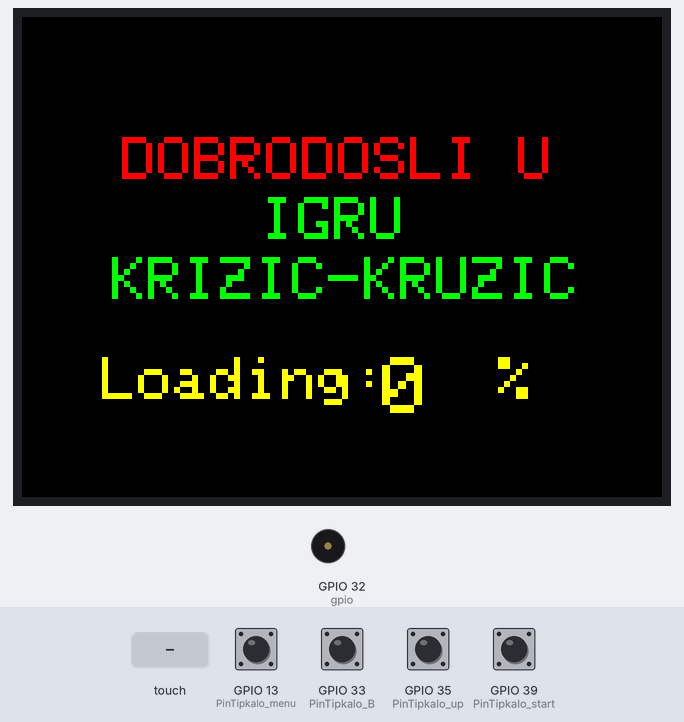
This sketch was run on a simulated ESP32. On the bench: 320×240 colour display, buzzer (waves = sounding). The inputs (shaded band) are chosen by the test bench; at power-on: GPIO 13 (PinTipkalo_menu), GPIO 33 (PinTipkalo_B), GPIO 35 (PinTipkalo_up), GPIO 39 (PinTipkalo_start) HIGH.

Above: at 0.45 s.
At 1.4 s:
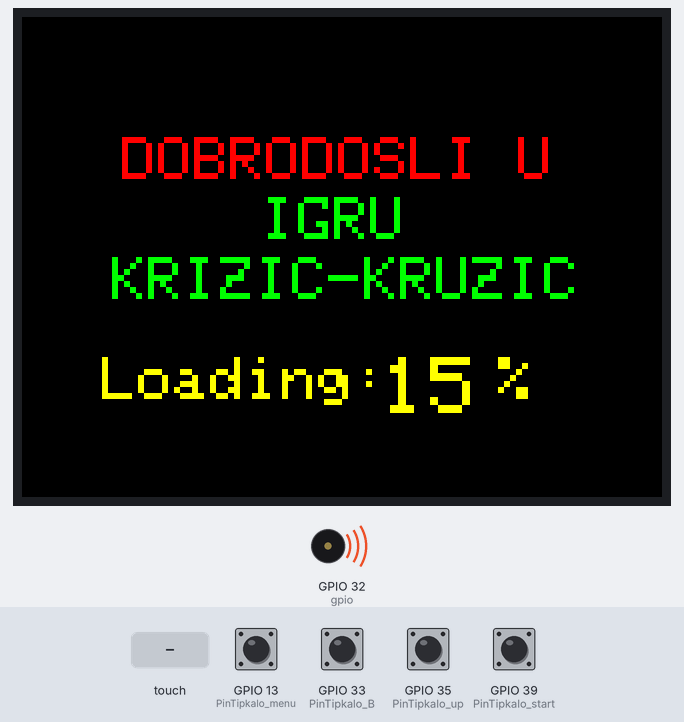
1.5 s: touch panel pressed at 13 % / 10 % of its raw x / y range
4.5 s: GPIO 33 (PinTipkalo_B) pulled LOW for 3.2 s
At 8.3 s:
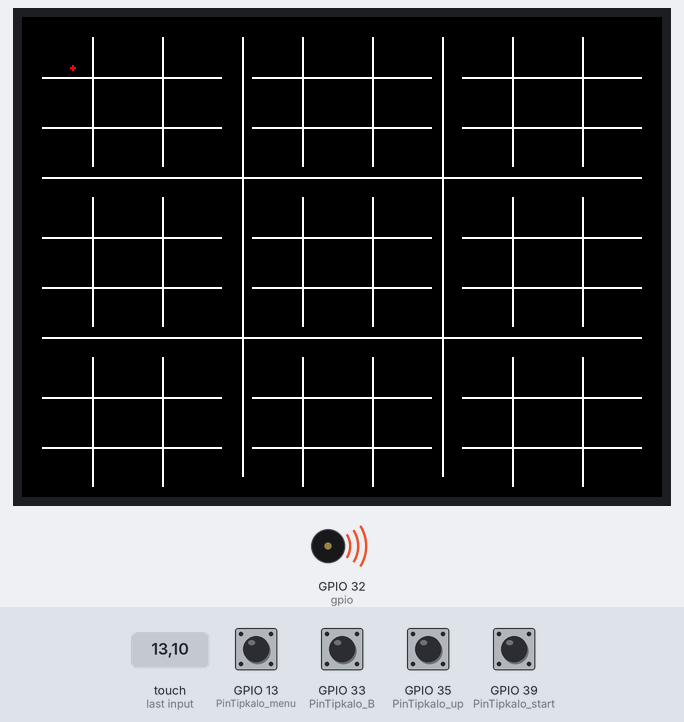
9.2 s: GPIO 39 (PinTipkalo_start) pulled LOW for 0.15 s
10.8 s: touch panel pressed at 38 % / 10 % of its raw x / y range
12.3 s: GPIO 39 (PinTipkalo_start) pulled LOW for 1 s
Timing chart, 0 to 15.3 s (numbered marks = the images above; inputs shaded):
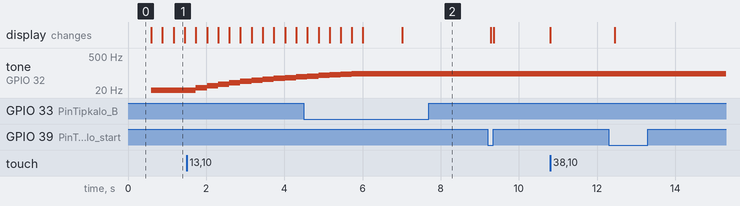

The sketch:

VIDI-X-code__7_.ino
```cpp
#include <Adafruit_ILI9341.h>
#include <Adafruit_GFX.h>
#include <SPI.h>
#include <XPT2046_Touchscreen.h>

//int lista[100000000];

int gpio = 32;
int _freq = 250;
int _channel = 0;
int _resolution = 8;
int brojac=0;
int pritisnut;
int i=0;
int pamti=0;

int PinTipkalo_A = 32;
int PinTipkalo_B = 33;
int PinTipkalo_start=39;
int PinTipkalo_up=35;
int PinTipkalo_menu=13;

int min_x = 370; // minimalne i maksimalne vrijednosti koordinata dodira
int min_y = 210;
int max_x = 3900;
int max_y = 3800;

int x_piksel, y_piksel;
uint16_t boja;
// ILI9341 TFT LCD deklaracija spajanja zaslona
#define TFT_CS   5
#define TFT_DC  21
#define TS_CS   4

// Stvori objekt zaslona koji zovemo TFT
Adafruit_ILI9341 TFT = Adafruit_ILI9341(TFT_CS, TFT_DC);

XPT2046_Touchscreen ts(TS_CS);
// varijable za dimenzije zaslona
int myWidth;
int myHeight;
void prazni(){
  TFT.fillScreen(ILI9341_BLACK);
  TFT.setRotation(3);

  TFT.drawFastVLine(210, 10, 220, ILI9341_WHITE);
  TFT.drawFastVLine(110, 10, 220, ILI9341_WHITE);
  TFT.drawFastHLine(10, 160, 300, ILI9341_WHITE);
  TFT.drawFastHLine(10, 80, 300, ILI9341_WHITE);

  TFT.drawFastHLine(10, 30, 90, ILI9341_WHITE);
  TFT.drawFastHLine(10, 55, 90, ILI9341_WHITE);    //skroz gore lijevo
  TFT.drawFastVLine(35, 10, 65, ILI9341_WHITE);
  TFT.drawFastVLine(70, 10, 65, ILI9341_WHITE);

  TFT.drawFastHLine(10, 110, 90, ILI9341_WHITE);
  TFT.drawFastHLine(10, 135, 90, ILI9341_WHITE); //skroz lijevo sredina
  TFT.drawFastVLine(35, 90, 65, ILI9341_WHITE);
  TFT.drawFastVLine(70, 90, 65, ILI9341_WHITE);

  TFT.drawFastHLine(10, 190, 90, ILI9341_WHITE);
  TFT.drawFastHLine(10, 215, 90, ILI9341_WHITE); //skroz dole lijevo
  TFT.drawFastVLine(35, 170, 65, ILI9341_WHITE);
  TFT.drawFastVLine(70, 170, 65, ILI9341_WHITE);

  TFT.drawFastHLine(115, 30, 90, ILI9341_WHITE); //skroz gore sredina
  TFT.drawFastHLine(115, 55, 90, ILI9341_WHITE);
  TFT.drawFastVLine(140, 10, 65, ILI9341_WHITE);
  TFT.drawFastVLine(175, 10, 65, ILI9341_WHITE);

  TFT.drawFastHLine(115, 110, 90, ILI9341_WHITE); //sredina
  TFT.drawFastHLine(115, 135, 90, ILI9341_WHITE);
  TFT.drawFastVLine(140, 90, 65, ILI9341_WHITE);
  TFT.drawFastVLine(175, 90, 65, ILI9341_WHITE);

  TFT.drawFastHLine(115, 190, 90, ILI9341_WHITE); //skroz dole sredina
  TFT.drawFastHLine(115, 215, 90, ILI9341_WHITE);
  TFT.drawFastVLine(140, 170, 65, ILI9341_WHITE);
  TFT.drawFastVLine(175, 170, 65, ILI9341_WHITE);

  TFT.drawFastHLine(220, 30, 90, ILI9341_WHITE);
  TFT.drawFastHLine(220, 55, 90, ILI9341_WHITE); //skroz gore desno
  TFT.drawFastVLine(245, 10, 65, ILI9341_WHITE);
  TFT.drawFastVLine(280, 10, 65, ILI9341_WHITE);


  TFT.drawFastHLine(220, 110, 90, ILI9341_WHITE); //skroz desno sredina
  TFT.drawFastHLine(220, 135, 90, ILI9341_WHITE);
  TFT.drawFastVLine(245, 90, 65, ILI9341_WHITE);
  TFT.drawFastVLine(280, 90, 65, ILI9341_WHITE);

  TFT.drawFastHLine(220, 190, 90, ILI9341_WHITE); // skroz dole desno
  TFT.drawFastHLine(220, 215, 90, ILI9341_WHITE);
  TFT.drawFastVLine(245, 170, 65, ILI9341_WHITE);
  TFT.drawFastVLine(280, 170, 65, ILI9341_WHITE);
  delay(1000);
}

void obican(){
  TFT.fillScreen(ILI9341_BLACK);
  TFT.setRotation(3);

  TFT.drawFastVLine(210, 10, 220, ILI9341_WHITE);
  TFT.drawFastVLine(110, 10, 220, ILI9341_WHITE);
  TFT.drawFastHLine(10, 160, 300, ILI9341_WHITE);
  TFT.drawFastHLine(10, 80, 300, ILI9341_WHITE);

  while (digitalRead(PinTipkalo_up) == LOW) {
      pritisnut = ts.touched();
      if (digitalRead(PinTipkalo_A) == LOW) {
          boja = ILI9341_BLUE;
      }
      if (digitalRead(PinTipkalo_B) == LOW) {
          boja = ILI9341_RED;

      }
      //pritisnut = ts.touched();

      if (pritisnut) {
          TS_Point p = ts.getPoint(); // ocitavanje gdje je ekran pritisnut
          x_piksel = map(p.x, min_x, max_x, 0, 319); // pretvaranje ocitanja u piksele
          y_piksel = map(p.y, min_y, max_y, 0, 239);
          TFT.fillCircle(x_piksel, y_piksel, 1, boja);
      }
      if (digitalRead(PinTipkalo_menu) == LOW){
        exit(0);
    }
  }
  prazni();
}

void ekran() {
  //Serial.println(_freq);
  TFT.fillScreen(ILI9341_BLACK); // obojaj zaslon u crno
  TFT.setTextColor(ILI9341_RED);
  TFT.setTextSize(3);
  TFT.setCursor(50, 60);
  TFT.print("DOBRODOSLI U");
  TFT.setCursor(120, 90);
  TFT.setTextColor(ILI9341_GREEN);
  TFT.println("IGRU");
  TFT.setCursor(45, 120);
  TFT.println("KRIZIC-KRUZIC");
  TFT.setTextColor(ILI9341_YELLOW);
  TFT.setCursor(40, 170);
  TFT.print("Loading:   %");
  TFT.setTextSize(4);
  TFT.setCursor(180, 170);
  TFT.print(_freq);
}
 // if (brojac!=95){
  //TFT.print(_freq);
 // }
 // else {
 //     exit(0);

 // }
//}

void setup() {
  Serial.begin(115200);
  pinMode(PinTipkalo_A, INPUT_PULLUP);
  pinMode(PinTipkalo_B, INPUT_PULLUP);
  pinMode(PinTipkalo_start, INPUT_PULLUP);
  pinMode(PinTipkalo_up, INPUT_PULLUP);
  pinMode(PinTipkalo_menu, INPUT_PULLUP);
  ledcSetup(_channel, _freq, _resolution);
  ledcAttachPin(gpio, _channel);
  TFT.begin();  // inicijalizacuija zaslona
  TFT.fillScreen(ILI9341_BLACK);
  TFT.setRotation(3);            // postavi orijentaciju
  TFT.setTextSize(3);
  myWidth  = TFT.width() ;       // ekran je širok
  myHeight = TFT.height();
  ts.begin();
  ts.setRotation(1);
}

void loop(){

    if (brojac==95){
        exit(0);
    }
    else{
        for (_freq = 0; _freq < 100; _freq = _freq + 5) {
            ekran();
            //TFT.setTextSize(4);
            //TFT.setCursor(180, 170);
            //TFT.print(_freq);
            ledcWriteTone(_channel, _freq);
            delay(200);
            brojac=brojac+5;

    }
  }
  prazni();
  //TFT.fillScreen(ILI9341_ORANGE);
  //delay(2000);

  while (i < 1) {
      pritisnut = ts.touched();
      if (digitalRead(PinTipkalo_A) == LOW) {
          boja = ILI9341_BLUE;
      }
      if (digitalRead(PinTipkalo_B) == LOW) {
          boja = ILI9341_RED;

      }
      //pritisnut = ts.touched();

      if (pritisnut) {
          TS_Point p = ts.getPoint(); // ocitavanje gdje je ekran pritisnut
          x_piksel = map(p.x, min_x, max_x, 0, 319); // pretvaranje ocitanja u piksele
          y_piksel = map(p.y, min_y, max_y, 0, 239);
          TFT.fillCircle(x_piksel, y_piksel, 1, boja);
      }
     // delay(100000);
    if (digitalRead(PinTipkalo_start) == LOW){
        obican();
    }
    if (digitalRead(PinTipkalo_menu) == LOW){
        exit(0);
    }
  }
}


 // TFT.drawFastHLine(10, 155, 90, ILI9341_WHITE);


  //delay(100000);

//void next(){
//    TFT.fillScreen(ILI9341_BLACK);
//    tft.drawFastVLine(190, 10, 80, ILI9341_YELLOW);
//    tft.drawFastVLine(100, 10, 80, ILI9341_YELLOW);
//    delay(100000);

//}
```

Measured:
- after the input at 4.5 s, the display: first differs from a run without the input after 2.5 s (image 2)
- by itself, tone on GPIO 32 (gpio): plays 75 Hz for 0.29 s, 80 Hz for 0.29 s, 85 Hz for 0.29 s, 90 Hz for 0.29 s, 95 Hz for 3.5 s
